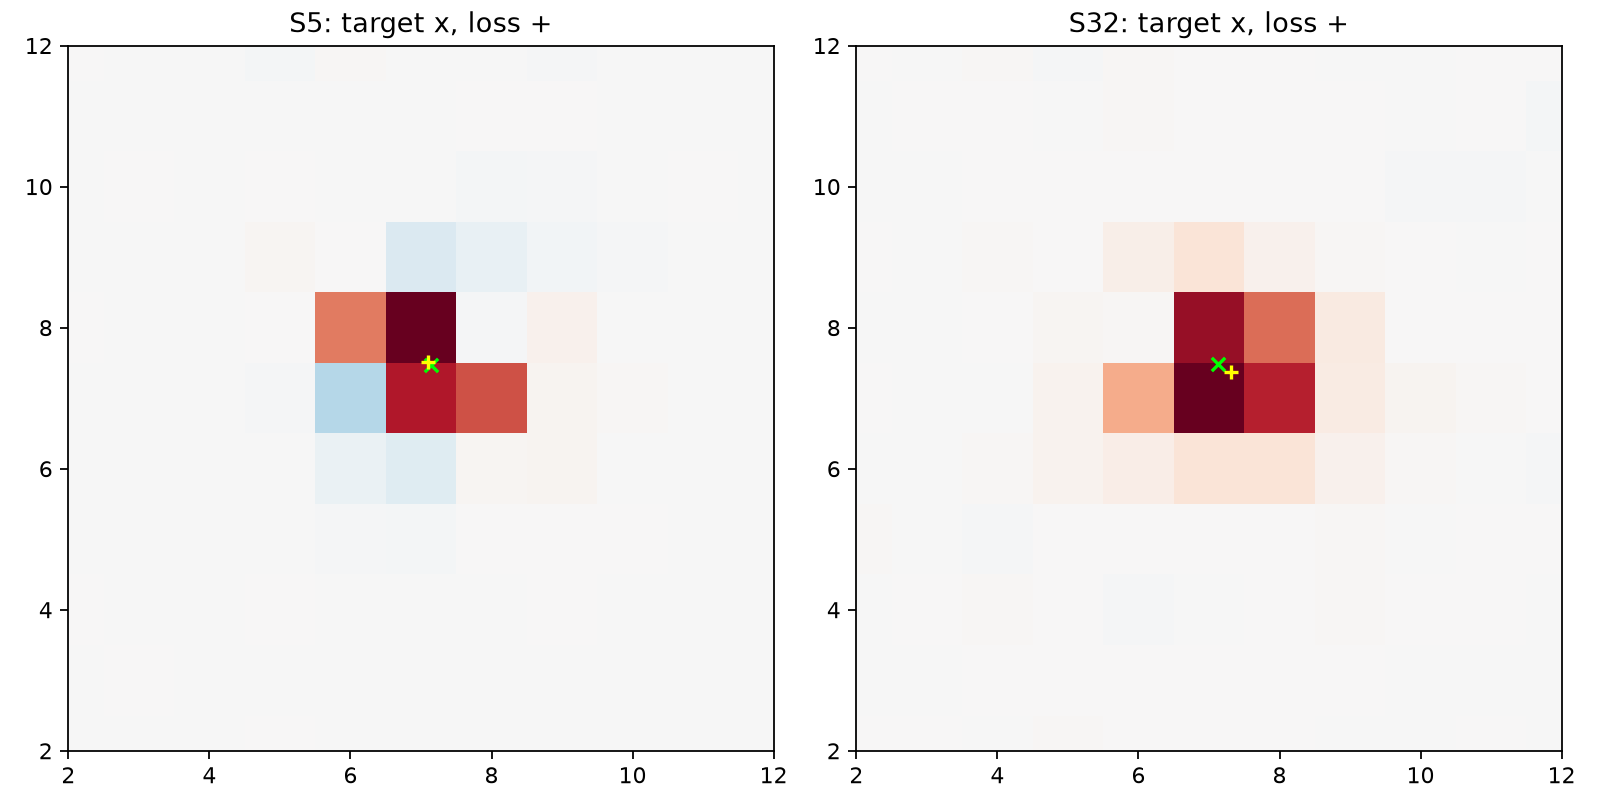

This chart was generated by the following Python code:
import zipfile,io,json,hashlib
from pathlib import Path
import numpy as np
from astropy.io import fits
from astropy.wcs import WCS
import matplotlib
matplotlib.use('Agg')
import matplotlib.pyplot as plt
B=Path(__file__).resolve().parent; fig,axs=plt.subplots(1,2,figsize=(10,5));out={}
for ax,s,t0 in zip(axs,[5,32],[1454.341,2178.169]):
 path=B/f'helper-q025-s{s}.zip';z=zipfile.ZipFile(path);h=fits.open(io.BytesIO(z.read(z.namelist()[0])));a=h[1].data;t=np.array(a['TIME']);f=np.array(a['FLUX']);q=np.array(a['QUALITY']);w=WCS(h[2].header);xy=w.all_world2pix([[63.8576388473,-16.9021486543]],0)[0];dt=abs(t-t0);on=(q==0)&(dt<.06);off=(q==0)&(dt>.12)&(dt<.35);d=np.nanmedian(f[off],axis=0)-np.nanmedian(f[on],axis=0);yy,xx=np.indices(d.shape);win=(xx-xy[0])**2+(yy-xy[1])**2<16;pos=np.clip(d,0,None)*win;cent=[float((pos*xx).sum()/pos.sum()),float((pos*yy).sum()/pos.sum())];peak=np.unravel_index(np.nanargmax(np.where(win,d,np.nan)),d.shape); ax.imshow(d,origin='lower',cmap='RdBu_r',vmin=-np.nanmax(abs(d[win])),vmax=np.nanmax(abs(d[win])));ax.scatter(*xy,marker='x',c='lime');ax.scatter(*cent,marker='+',c='yellow');ax.set_title(f'S{s}: target x, loss +');ax.set_xlim(2,12);ax.set_ylim(2,12);out[str(s)]={'sha256':hashlib.sha256(path.read_bytes()).hexdigest(),'on_cadences':int(on.sum()),'off_cadences':int(off.sum()),'target_xy':xy.tolist(),'positive_centroid_xy':cent,'peak_xy':[int(peak[1]),int(peak[0])]}
fig.tight_layout();fig.savefig(B/'helper-q025-difference.png',dpi=160);(B/'helper-q025-difference.json').write_text(json.dumps(out,indent=2));print(json.dumps(out,indent=2))
